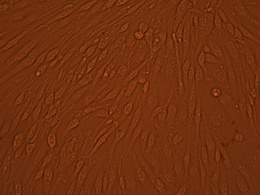
%> input picture Medical Imaging/Project/cell2.jpg, 260 x 195 px, shrunk from 1024 x 768 before the run
$ octave MIMSProjectRevB.m   (GNU Octave 9; MATLAB toolbox functions it lacks are replaced by stand-ins)
%> lines starting %> are read from the running program, lines starting %| are printed output that depends on the picture; in (x1, y1, x2, y2) boxes, pixels count from 0 and x2, y2 are one past the last pixel; in counts of white or black regions, pixels touching at a corner belong together; the program's own positions count from 1
%% BME 4783 - Medical Imaging Modalities
%
%  Daniel Amante, Jarel Cohen, Robert MacGregor, Ashutosh Priyadarshy
%  University of Virginia
%  Spring 2011
%cell 1 = 148 cells
%cell 2 = 200-225 cells
%cell 3 = 103ish
clear all
close all
tic

%%% File loading
% Load an Image into a matrix I.
sample = imread('cell2.jpg');
%> sample is the input picture: size 195x260x3 uint8; mean R, G, B 113.4, 48.3, 15.1
originalSample = rgb2gray(sample);
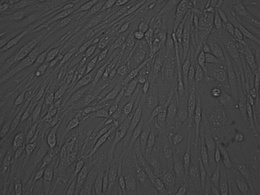
%> originalSample: size 195x260 uint8; min 24, max 139, mean 64
% Convert the Image to grayscale.
sample = rgb2gray(sample);
h_sample = sample;
l_sample = sample;

%%% Conditioning parameters.
% Pixel Neighborhood Size for median filter.
nhood = [4 4];    % Note: change each iteration?
hhood = [16 2];
lhood = [2 16];
avg = 67;
stddev= 31;
circum = avg - stddev/4;
% No. times we will median and adaptive histogram filter succesively.
filterCycles = 4;
% Binary thresholding of the grayscale image.
gray2bin = 190;


% Perform the double filtration filterCycles times.
for cycle = 1:filterCycles
    disp(cycle)
    % Apply Median Filtration pixel-wise in a n'hood of dim nhood.
    medFiltLast = medfilt2(sample, nhood);
    h_medFiltLast = medfilt2(sample, hhood);
    l_medFiltLast = medfilt2(sample, lhood);
    % Apply Adaptive Histogram Equalization.
    adaptHistEqLast = adapthisteq(medFiltLast);
    h_adaptHistEqLast = adapthisteq(h_medFiltLast);
    l_adaptHistEqLast = adapthisteq(l_medFiltLast);
    % Set the twice filtered image to be equal to the sample.
    sample = adaptHistEqLast;
    h_sample = h_adaptHistEqLast;
    l_sample = l_adaptHistEqLast;

end
%> this loop made 4 passes
%> pass 1, `adaptHistEqLast = adapthisteq(medFiltLast);`:
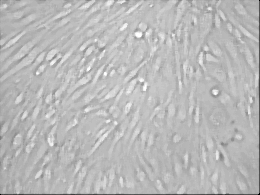
%> adaptHistEqLast: size 195x260 uint8; min 0, max 255, mean 185.5

% Create a black and white image from the grayscale image.
binSample = sample > gray2bin;
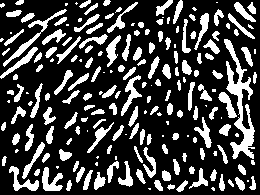
%> binSample: size 195x260 logical; 25.9% white; 198 white regions (49 under 20 px), largest, box (x1, y1, x2, y2) and area: (224, 39, 255, 159) 1251, (3, 9, 67, 67) 383, (42, 167, 63, 191) 275
h_binSample = h_sample > gray2bin;
%> h_binSample: size 195x260 logical; 24.7% white; 123 white regions (30 under 20 px), largest, box (x1, y1, x2, y2) and area: (220, 60, 256, 190) 1597, (122, 72, 144, 136) 555, (182, 18, 198, 111) 394
l_binSample = l_sample > gray2bin;
%> l_binSample: size 195x260 logical; 22.8% white; 117 white regions (42 under 20 px), largest, box (x1, y1, x2, y2) and area: (192, 80, 256, 159) 1818, (159, 169, 253, 190) 669, (151, 0, 217, 26) 636

% Median Filter the BinSample to remove speckling.
binSampleFiltered = medfilt2(binSample, nhood);
%> binSampleFiltered: size 195x260 logical; 21.9% white; 175 white regions (36 under 20 px), largest, box (x1, y1, x2, y2) and area: (224, 39, 254, 159) 1183, (42, 167, 62, 190) 246, (121, 75, 140, 114) 239
h_binSampleFiltered = medfilt2(h_binSample, hhood);
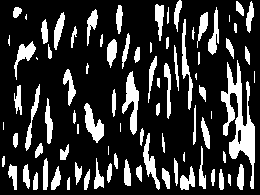
%> h_binSampleFiltered: size 195x260 logical; 20.8% white; 86 white regions (11 under 20 px), largest, box (x1, y1, x2, y2) and area: (221, 60, 255, 189) 1610, (122, 71, 139, 135) 515, (84, 103, 104, 143) 388
l_binSampleFiltered = medfilt2(l_binSample, lhood);
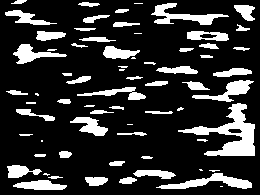
%> l_binSampleFiltered: size 195x260 logical; 18.6% white; 68 white regions (15 under 20 px), largest, box (x1, y1, x2, y2) and area: (178, 103, 255, 156) 1453, (156, 173, 252, 189) 625, (151, 3, 229, 25) 621

% Perform the Cell Counting.
figure(7)
%B = bwboundaries(binSampleFiltered);
B = bwboundaries(binSampleFiltered,'noholes');
%> B = 175 boundaries; largest, box (x1, y1, x2, y2) and points: (224, 39, 254, 159) 414, (9, 166, 38, 190) 95, (121, 75, 140, 114) 95, (42, 167, 62, 190) 90, (28, 9, 65, 30) 83
H = bwboundaries(h_binSampleFiltered,'noholes');
%> H = 86 boundaries; largest, box (x1, y1, x2, y2) and points: (221, 60, 255, 189) 527, (182, 19, 193, 110) 193, (122, 71, 139, 135) 155, (143, 133, 160, 190) 136, (25, 84, 40, 151) 134
L = bwboundaries(l_binSampleFiltered,'noholes');
%> L = 68 boundaries; largest, box (x1, y1, x2, y2) and points: (178, 103, 255, 156) 326, (151, 3, 229, 25) 231, (156, 173, 252, 189) 200, (77, 87, 146, 100) 161, (192, 80, 254, 102) 151
imshow(originalSample)
title('Original Image with "Found Cells" Overlaid');
hold on
toc

histdata=zeros(length(B),1);
twohistdata=zeros(length(B),1);
halfhistdata=zeros(length(B),1);
h_histdata=zeros(length(H),1);
l_histdata=zeros(length(L),1);
shorthistdata=zeros((2*length(B))+1,1);
for k = 1:length(B)
    boundary = B{k}; histdata(k)=length(boundary(:,1));
    plot(boundary(:,2), boundary(:,1), 'g', 'LineWidth', 0.4)
    if length(boundary(:,2)) > 0.5*circum;
        halfhistdata(k)=length(boundary(:,1));
        plot(boundary(:,2), boundary(:,1), 'm', 'LineWidth', 0.4)
    end
    if length(boundary(:,2)) > circum;
        plot(boundary(:,2), boundary(:,1), 'y', 'LineWidth', 0.4)
        shorthistdata(k) = length(boundary(:,1));
        if length(boundary(:,2)) > 2*avg;
            shorthistdata(k)=length(boundary(:,1))/2;
            shorthistdata(2*k)=length(boundary(:,1))/2;
            plot(boundary(:,2), boundary(:,1), 'y', 'LineWidth', 3)
        end
    end
    if length(boundary(:,2)) > 2*circum;
        twohistdata(k)=length(boundary(:,1));
        plot(boundary(:,2), boundary(:,1), 'c', 'LineWidth', 0.4)
    end

end
%> this loop made 175 passes
%> boundary on passes 2, 16, 34: [40 1; 39 2; 40 2; 41 2; 40 1], [151 16; 150 17; 151 17; 152 17; 151 16], [60 51; 60 52; 60 53; 61 52; 60 51]
%> after the loop, halfhistdata = 175 values, max 414 at index 161, min 0 at index 1, mean 18.76; histdata = 175 values, max 414 at index 161, min 3 at index 66, mean 30.04; shorthistdata = 351 values, max 207 at index 161, min 0 at index 1, mean 4.78; twohistdata = 175 values, max 414 at index 161, min 0 at index 1, mean 2.37

for k = 1:length(H)
    boundary = H{k};
    if length(boundary(:,2)) > 1;
        h_histdata(k)=length(boundary(:,1));
        plot(boundary(:,2), boundary(:,1), 'r', 'LineWidth', 0.4)
    end
end
%> this loop made 86 passes
%> boundary on pass 14: [58 37; 59 38; 60 38; 59 37; 58 37]
%> after the loop, h_histdata = 86 values, max 527 at index 76, min 5 at index 14, mean 57.36
for k = 1:length(L)
    boundary = L{k};
    if length(boundary(:,2)) > 1;
        l_histdata(k)=length(boundary(:,1));
        plot(boundary(:,2), boundary(:,1), 'b', 'LineWidth', 0.4)
    end
end
%> this loop made 68 passes
%> boundary on pass 13: [141 42; 141 43; 142 43; 142 42; 141 42]
%> after the loop, l_histdata = 68 values, max 326 at index 54, min 5 at index 13, mean 55.78
halfhistdata=halfhistdata(halfhistdata~=0);
%> halfhistdata = 57 values, max 414 at index 54, min 30 at index 23, mean 57.6
shorthistdata=shorthistdata(shorthistdata~=0);
%> shorthistdata = 19 values, max 207 at index 18, min 61 at index 8, mean 88.26
twohistdata=twohistdata(twohistdata~=0);
%> twohistdata = 414
h_histdata=h_histdata(h_histdata~=0);
l_histdata=l_histdata(l_histdata~=0);
text(10,10,strcat('\color{green}Initial Cell Count:',num2str(length(histdata))))
text(10,30,strcat('\color{yellow}Filtered Cell Count:',num2str(length(shorthistdata))))
text(10,50,strcat('\color{red}Vertical Cell Count:',num2str(length(h_histdata))))
text(10,70,strcat('\color{blue}Horizontal Cell Count:',num2str(length(l_histdata))))
text(10,90,strcat('\color{cyan}Double cutoff Cell Count:',num2str(length(twohistdata))))
text(10,110,strcat('\color{magenta}Half cutoff Cell Count:',num2str(length(halfhistdata))))
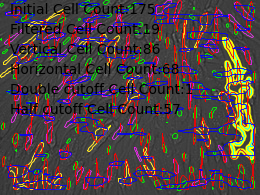
%> figure redrawn from the program's plot data; its title reads 'Original Image with "Found Cells" Overlaid'
figure(3);hold on;
subplot (6,1,1)
[y x] =hist(histdata,20);
%> y = 20 values, max 93 at index 1, min 0 at index 6, mean 8.75; x = 20 values from 13.28 to 403.7

bar(x,y,'g'); axis([0 max(histdata) 0 150]);
text(0.5*max(histdata),25,strcat('mean',num2str(mean(histdata))))
text(0.5*max(histdata),100,strcat('stddev',num2str(std(histdata))))
subplot (6,1,2)
[y x] =hist(halfhistdata,20);
%> y = 20 values, max 30 at index 1, min 0 at index 5, mean 2.85; x = 20 values from 39.6 to 404.4
bar(x,y,'m'); axis([0 max(histdata) 0 150]);
subplot (6,1,3)
[y x] =hist(shorthistdata,20);
%> y = 20 values, max 6 at index 1, min 0 at index 6, mean 0.95; x = 20 values from 64.65 to 203.3
bar(x,y,'y'); axis([0 max(histdata) 0 150]);
text(0.5*max(histdata),25,strcat('mean',num2str(mean(shorthistdata))))
text(0.5*max(histdata),100,strcat('stddev',num2str(std(shorthistdata))))
subplot (6,1,4)
[y x] =hist(twohistdata,20);
%> y = 20 values, max 1 at index 10, min 0 at index 1, mean 0.05; x = 20 values from 405 to 424
bar(x,y,'c'); axis([0 max(histdata) 0 150]);
subplot (6,1,5)
[y x] =hist(h_histdata,20);
%> y = 20 values, max 29 at index 1, min 0 at index 7, mean 4.3; x = 20 values from 18.05 to 514
bar(x,y,'r'); axis([0 max(histdata) 0 150]);
[y x] =hist(l_histdata,20);
%> y = 20 values, max 18 at index 2, min 0 at index 9, mean 3.4; x = 20 values from 13.03 to 318
subplot (6,1,6)
bar(x,y,'b'); axis([0 max(histdata) 0 150]);
%> after `axis([0 max(histdata) 0 150])`:
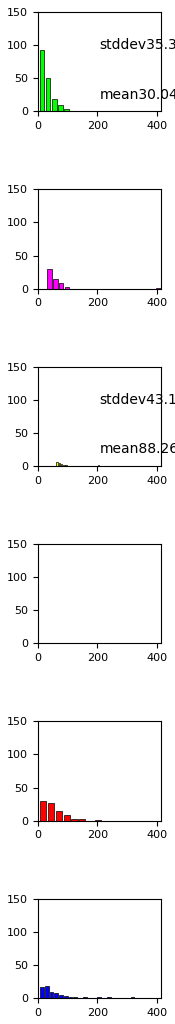
%> figure redrawn from the program's plot data, 6 panels; panel 1: tallest bar 93 high, from x = 5.06 to 21.49; panel 2: tallest bar 30 high, from x = 31.92 to 47.28; panel 3: tallest bar 6 high, from x = 61.73 to 67.57; panel 4: tallest bar 1 high, from x = 413.6 to 414.4

clearvars -except B H L histdata twohistdata halfhistdata  shorthistdata l_histdata h_histdata
